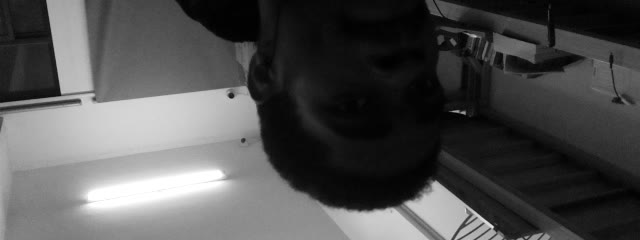
#> input picture frame 30 of slow_motion.avi, 640 x 240 px, given in place of the camera
$ python hand_extraction.py
#> lines starting #> are read from the running program, lines starting #| are printed output that depends on the picture; after the words box and inside, x2 and y2 are one past the last pixel; in counts of white or black regions, pixels touching at a corner belong together
import cv2 as cv
import argparse


parser = argparse.ArgumentParser(description='This program shows how to use background subtraction methods provided by \
                                              OpenCV. You can process both videos and images.')
parser.add_argument('--input', type=str, help='Path to a video or a sequence of image.', default='vtest.avi')
parser.add_argument('--algo', type=str, help='Background subtraction method (KNN, MOG2).', default='MOG2')
args = parser.parse_args()

if args.algo == 'MOG2':
    backSub = cv.createBackgroundSubtractorMOG2()
else:
    backSub = cv.createBackgroundSubtractorKNN()

capture = cv.VideoCapture(0)

if not capture.isOpened():
    print('Unable to open: ' + args.input)
    exit(0)
while True:
    ret, frame = capture.read()
#> frame is the input picture: shape (240, 640, 3); min 0, max 255, mean 79.7
    if frame is None:
        break

    fgMask = backSub.apply(frame)
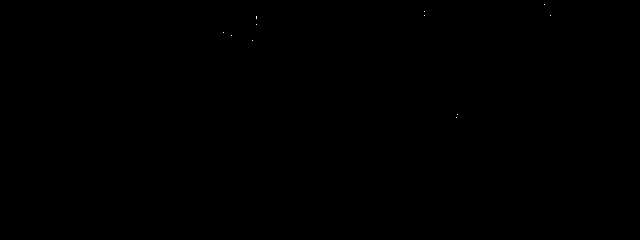
#> fgMask: shape (240, 640); values 127 (black) and 255 (white), 0.01% white in thin lines or dots, all inside (x1, y1, x2, y2) = (223, 4, 551, 118)

    cv.rectangle(frame, (10, 2), (100, 20), (255, 255, 255), -1)
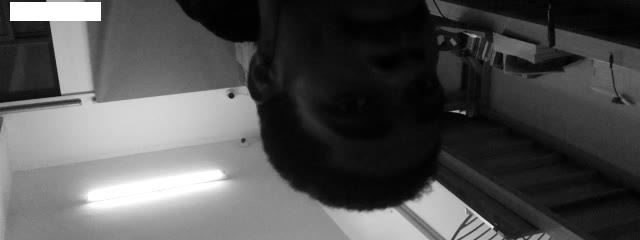
#> frame: shape (240, 640, 3); 1.13% of pixels changed, all inside (x1, y1, x2, y2) = (10, 2, 101, 21)
    cv.putText(frame, str(capture.get(cv.CAP_PROP_POS_FRAMES)), (15, 15),
               cv.FONT_HERSHEY_SIMPLEX, 0.5, (0, 0, 0))
#> frame: shape (240, 640, 3); 0.05% of pixels changed, all inside (x1, y1, x2, y2) = (17, 5, 50, 16)

    cv.imshow('Frame', frame)
    cv.imshow('FG Mask', fgMask)

    keyboard = cv.waitKey(30)
#> (key q is pressed here)
    if keyboard == ord('q'):
        print("Printing...")

$ run again, starting later in the video
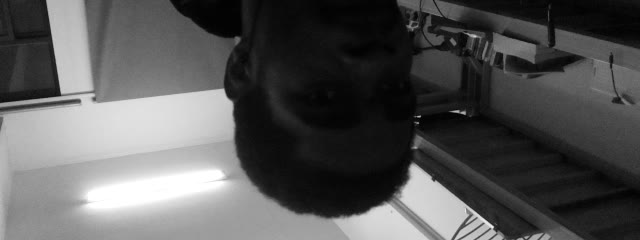
#> input picture frame 135 of slow_motion.avi, 640 x 240 px, given in place of the camera
#> frame is the input picture: shape (240, 640, 3); min 0, max 255, mean 86
#> fgMask: shape (240, 640); values 127 (black) and 255 (white), 0% white in thin lines or dots, all inside (x1, y1, x2, y2) = (418, 117, 424, 123)
#> `cv.rectangle(frame, (10, 2), (100, 20), (255, 255, 255), -1)`:
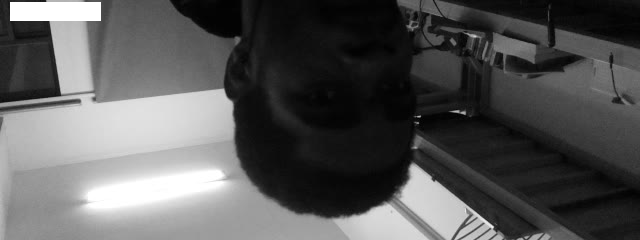
#> frame: shape (240, 640, 3); 1.13% of pixels changed, all inside (x1, y1, x2, y2) = (10, 2, 101, 21)

$ run again, starting later in the video
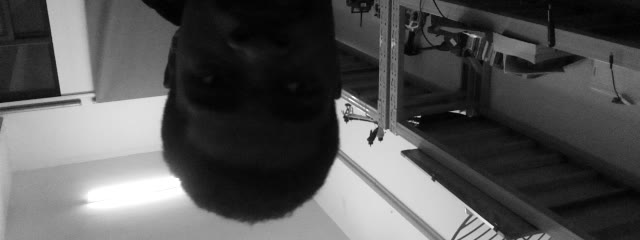
#> input picture frame 240 of slow_motion.avi, 640 x 240 px, given in place of the camera
#> frame is the input picture: shape (240, 640, 3); min 0, max 255, mean 84.5
#> fgMask: shape (240, 640); values 127 (black) and 255 (white), 0% white in thin lines or dots, all inside (x1, y1, x2, y2) = (165, 0, 584, 119)
#> `cv.rectangle(frame, (10, 2), (100, 20), (255, 255, 255), -1)`:
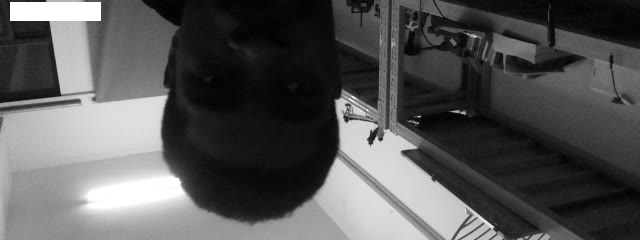
#> frame: shape (240, 640, 3); 1.13% of pixels changed, all inside (x1, y1, x2, y2) = (10, 2, 101, 21)
